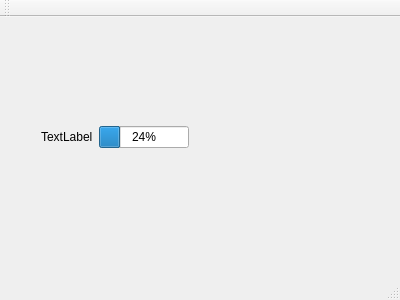
<?xml version="1.0" encoding="UTF-8"?>
<ui version="4.0">
 <class>MainWindow</class>
 <widget class="QMainWindow" name="MainWindow">
  <property name="geometry">
   <rect>
    <x>0</x>
    <y>0</y>
    <width>400</width>
    <height>300</height>
   </rect>
  </property>
  <property name="windowTitle">
   <string>MainWindow</string>
  </property>
  <widget class="QWidget" name="centralWidget">
   <widget class="QWidget" name="gridLayoutWidget">
    <property name="geometry">
     <rect>
      <x>30</x>
      <y>80</y>
      <width>170</width>
      <height>80</height>
     </rect>
    </property>
    <layout class="QGridLayout" name="gridLayout">
     <item row="0" column="0">
      <widget class="QLabel" name="label">
       <property name="text">
        <string>TextLabel</string>
       </property>
      </widget>
     </item>
     <item row="0" column="1">
      <widget class="QProgressBar" name="progressBar">
       <property name="value">
        <number>24</number>
       </property>
      </widget>
     </item>
    </layout>
   </widget>
  </widget>
  <widget class="QMenuBar" name="menuBar">
   <property name="geometry">
    <rect>
     <x>0</x>
     <y>0</y>
     <width>400</width>
     <height>22</height>
    </rect>
   </property>
  </widget>
  <widget class="QToolBar" name="mainToolBar">
   <attribute name="toolBarArea">
    <enum>TopToolBarArea</enum>
   </attribute>
   <attribute name="toolBarBreak">
    <bool>false</bool>
   </attribute>
  </widget>
  <widget class="QStatusBar" name="statusBar"/>
 </widget>
 <layoutdefault spacing="6" margin="11"/>
 <resources/>
 <connections/>
</ui>
